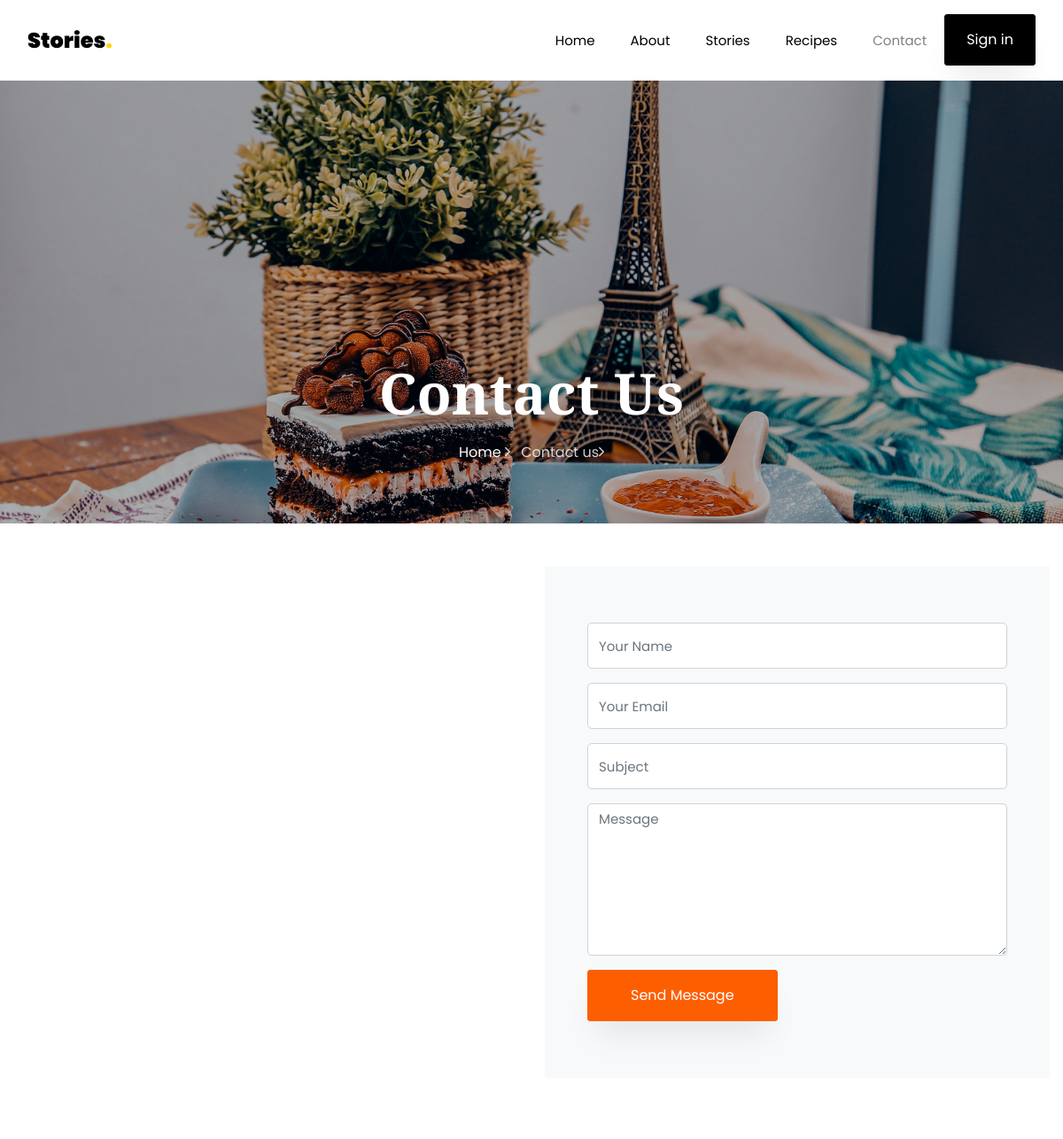
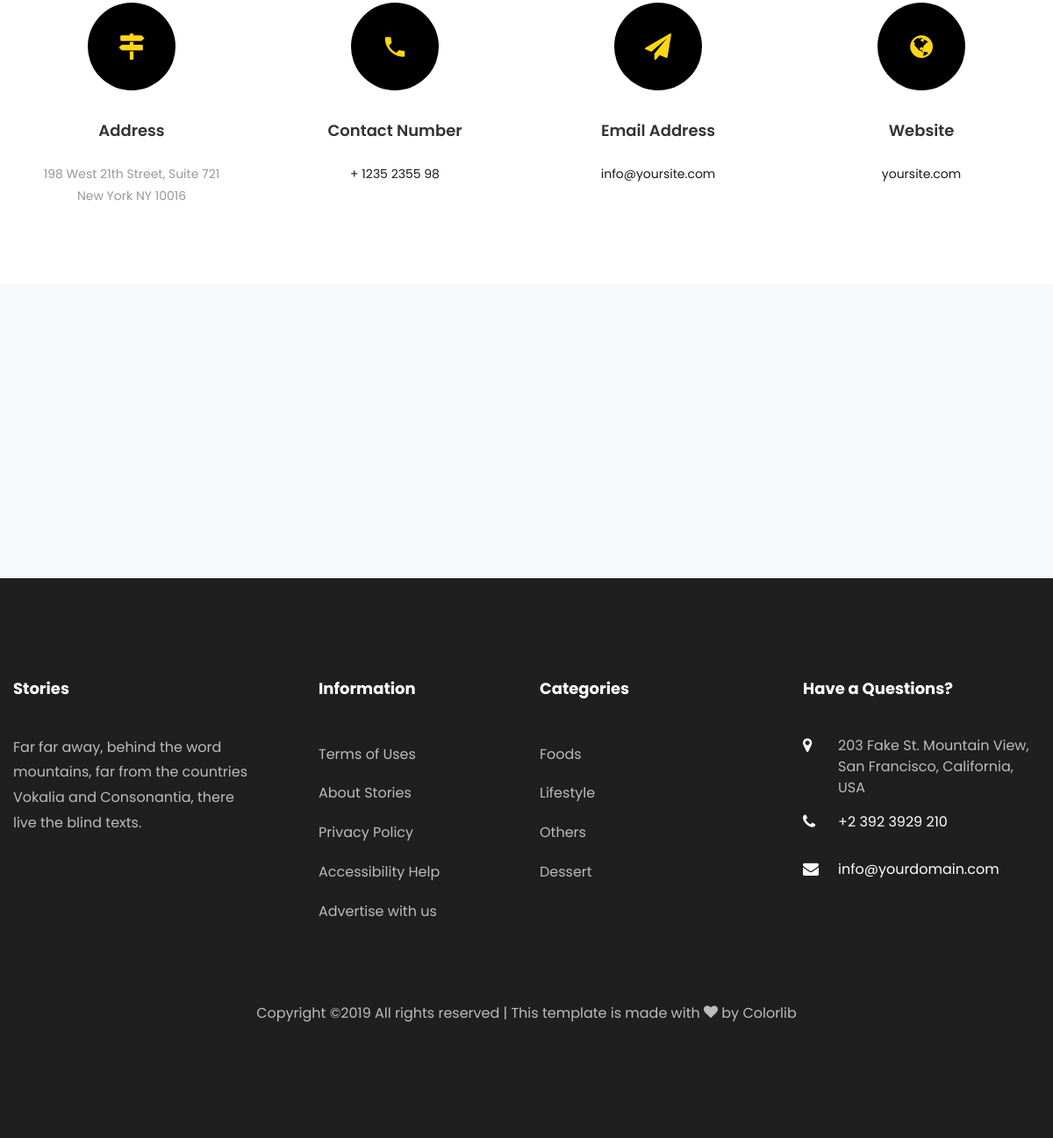
Page /contact/ on the committed database (2 pictures, top to bottom).
### stories/models.py (models this page shows, shortened)
class Category(models.Model):
    title = models.CharField(max_length=50, blank=False, null=False)
    image = models.ImageField(upload_to='categories', blank=False)
    created_at = models.DateTimeField(auto_now_add=True)
    updated_at = models.DateTimeField(auto_now = True)
    class Meta:
        ordering=('created_at',)
        verbose_name='Category'
        verbose_name_plural='Categories'

### stories/views.py (the view)
# urls.py: path('contact/', ContactView.as_view(),name='contact'),
class ContactView(CreateView):
    model=Contact
    template_name = 'stories/contact.html'
    form_class = ContactForm
    success_url = reverse_lazy('stories:contact')  #this stories represents namespace from urls.py

### stories/forms.py
class ContactForm(forms.ModelForm):
    name = forms.CharField(label='', widget=forms.TextInput(attrs={
        'class': 'form-control',
        'placeholder': 'Your Name'
    }), max_length=30)
    email = forms.EmailField(label='', widget=forms.EmailInput(attrs={
        'class': 'form-control',
        'placeholder': 'Your Email'
    }),)
    subject = forms.CharField(label='', widget=forms.TextInput(attrs={
        'class': 'form-control',
        'placeholder': 'Subject'
    }),max_length=60)
    message = forms.CharField(label='', widget=forms.Textarea(attrs={
        'class': 'form-control',
        'placeholder': 'Message',
        'cols': '30',
        'rows': '7',
    }),)
    class Meta:
        model = Contact
        fields = '__all__'

### stories/templatetags/base_filters.py (called while the page is built)
@register.simple_tag
def get_categories():
    return Category.objects.all()

### stories/templates/stories/contact.html (shortened to what this page needs)
{% extends 'base/index.html' %}
{% load static %}
{% block content %}
    <section class="hero-wrap hero-wrap-2" style="background-image: url('{% static "images/bg_4.jpg" %}');">
        <div class="overlay"></div>
        <div class="container">
            <div class="row no-gutters slider-text align-items-end justify-content-center">
                <div class="col-md-9 ftco-animate pb-5 text-center">
                    <h1 class="mb-3 bread">Contact Us</h1>
                    <p class="breadcrumbs"><span class="mr-2"><a href="index.html">Home <i
                        class="ion-ios-arrow-forward"></i></a></span> <span>Contact us<i
                        class="ion-ios-arrow-forward"></i></span></p>
                </div>
            </div>
        </div>
    </section>
    <section class="ftco-section ftco-no-pb contact-section">
        <div class="container">
            <div class="row block-9">
                <div class="col-md-6 order-md-last d-flex">
                    <form action="" method = "POST" class="bg-light p-5 contact-form">
                        {% for field in form %}
                        <div class="form-group">
                            {{field}}
                        </div>
                        {% endfor %}
                        <div class="form-group">
                                <input type="submit" value="Send Message" class="btn btn-primary py-3 px-5">
                            </div>
                    </form>
                </div>
                <div class="col-md-6 d-flex">
                    <div id="map" class="bg-white"></div>
                </div>
            </div>
        </div>
    </section>
    <section class="ftco-section contact-section">
        <div class="container">
            <div class="row d-flex contact-info">
                <div class="col-md-3 d-flex">
                    <div class="align-self-stretch box p-4 text-center">
                        <div class="icon d-flex align-items-center justify-content-center">
                            <span class="icon-map-signs"></span>
                        </div>
                        <h3 class="mb-4">Address</h3>
                        <p>198 West 21th Street, Suite 721 New York NY 10016</p>
                    </div>
                </div>
                <div class="col-md-3 d-flex">
                    <div class="align-self-stretch box p-4 text-center">
                        <div class="icon d-flex align-items-center justify-content-center">
                            <span class="icon-phone2"></span>
                        </div>
                        <h3 class="mb-4">Contact Number</h3>
                        <p><a href="tel://1234567920">+ 1235 2355 98</a></p>
                    </div>
                </div>
                <div class="col-md-3 d-flex">
                    <div class="align-self-stretch box p-4 text-center">
                        <div class="icon d-flex align-items-center justify-content-center">
                            <span class="icon-paper-plane"></span>
                        </div>
                        <h3 class="mb-4">Email Address</h3>
                        <p><a href="mailto:info@yoursite.com">info@yoursite.com</a></p>
                    </div>
                </div>
                <div class="col-md-3 d-flex">
                    <div class="align-self-stretch box p-4 text-center">
                        <div class="icon d-flex align-items-center justify-content-center">
                            <span class="icon-globe"></span>
                        </div>
                        <h3 class="mb-4">Website</h3>
                        <p><a href="#">yoursite.com</a></p>
                    </div>
                </div>
            </div>
        </div>
    </section>
    <section class="ftco-subscribe ftco-section bg-light">
        <div class="overlay">
            <div class="container">
                <div class="row d-flex justify-content-center">
                </div>
            </div>
        </div>
    </section>
    {% endblock content %}

### accounts/templates/partials/footer.html (shortened to what this page needs)
{% load base_filters %}
<footer class="ftco-footer ftco-footer-2 ftco-section">
    <div class="container">
        <div class="row mb-5">
            <div class="col-md">
                <div class="ftco-footer-widget mb-4">
                    <h2 class="ftco-heading-2">Stories</h2>
                    <p>Far far away, behind the word mountains, far from the countries Vokalia and Consonantia, there
                        live the blind texts.</p>
                    <ul class="ftco-footer-social list-unstyled float-md-left float-lft mt-5">
                    </ul>
                </div>
            </div>
            <div class="col-md">
                <div class="ftco-footer-widget mb-4 ml-md-5">
                    <h2 class="ftco-heading-2">Information</h2>
                    <ul class="list-unstyled">
                        <li><a href="#" class="py-2 d-block">Terms of Uses</a></li>
                        <li><a href="#" class="py-2 d-block">About Stories</a></li>
                        <li><a href="#" class="py-2 d-block">Privacy Policy</a></li>
                        <li><a href="#" class="py-2 d-block">Accessibility Help</a></li>
                        <li><a href="#" class="py-2 d-block">Advertise with us</a></li>
                    </ul>
                </div>
            </div>
            <div class="col-md">
                <div class="ftco-footer-widget mb-4">
                    <h2 class="ftco-heading-2">Categories</h2>
                    <ul class="list-unstyled">
                        {% get_categories as categories %}
                        {% for category in categories|slice:"5" %}
                        <li><a href="#" class="py-2 d-block">{{category.title}}</a></li>
                        {% endfor %}
                    </ul>
                </div>
            </div>
            <div class="col-md">
                <div class="ftco-footer-widget mb-4">
                    <h2 class="ftco-heading-2">Have a Questions?</h2>
                    <div class="block-23 mb-3">
                        <ul>
                            <li><span class="icon icon-map-marker"></span><span class="text">203 Fake St. Mountain View, San Francisco, California, USA</span>
                            </li>
                            <li><a href="#"><span class="icon icon-phone"></span><span
                                    class="text">+2 392 3929 210</span></a></li>
                            <li><a href="#"><span class="icon icon-envelope"></span><span class="text">info@yourdomain.com</span></a>
                            </li>
                        </ul>
                    </div>
                </div>
            </div>
        </div>
        <div class="row">
            <div class="col-md-12 text-center">
                <p>
                    Copyright &copy;<script>document.write(new Date().getFullYear());</script>
                    All rights reserved | This template is made with <i class="icon-heart color-danger"
                                                                        aria-hidden="true"></i> by <a
                            href="https://colorlib.com" target="_blank">Colorlib</a>
                    </p>
            </div>
        </div>
    </div>
</footer>

### static/css/icomoon.css (style rules this page uses)
[class^="icon-"], [class*=" icon-"] { font-family: 'icomoon' !important; speak: none; font-style: normal; font-weight: normal; font-variant: normal; text-transform: none; line-height: 1; -webkit-font-smoothing: antialiased; -moz-osx-font-smoothing: grayscale; }
.icon-heart:before { content: "\f004"; }
.icon-map-marker:before { content: "\f041"; }
.icon-phone:before { content: "\f095"; }
.icon-globe:before { content: "\f0ac"; }
.icon-envelope:before { content: "\f0e0"; }
.icon-paper-plane:before { content: "\f1d8"; }
.icon-map-signs:before { content: "\f277"; }
.icon-phone2:before { content: "\e0cd"; }

### rows in the picture
Category: title "Foods"
Category: title "Lifestyle"
Category: title "Others"
Category: title "Dessert"
